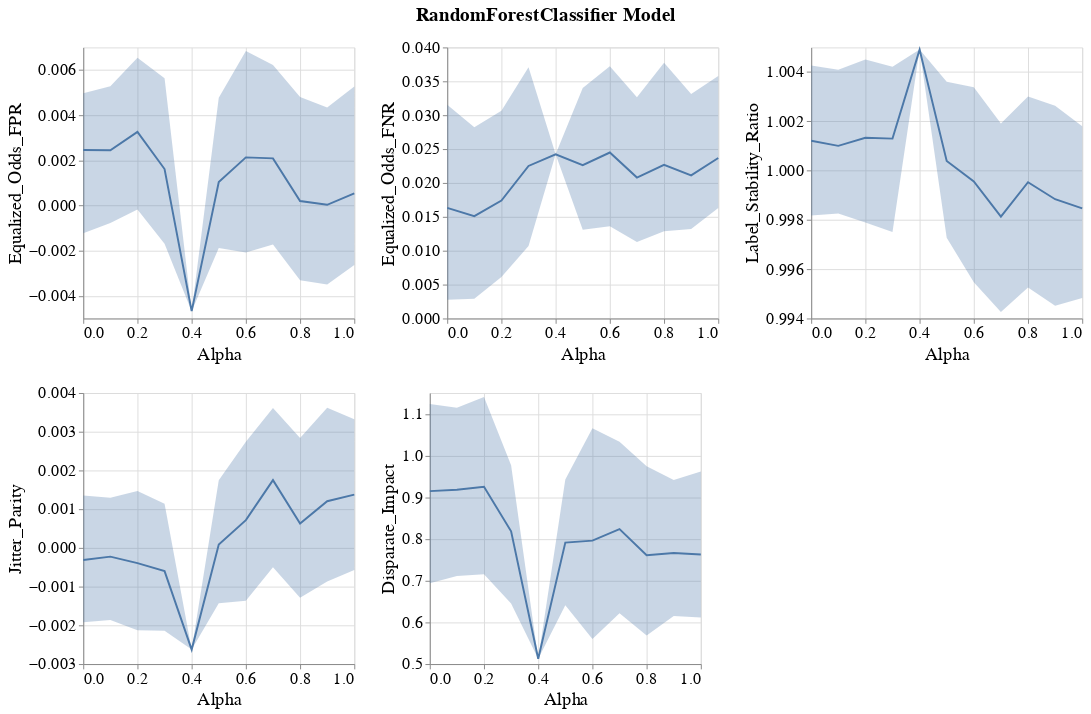

This figure's notebook cell:
### Markdown cell above
### Line band plots for group metrics

### Code cell
visualizer.create_group_metrics_line_band_plot(group='race',
                                               model_name=MODEL_NAMES[0],
                                               group_metrics=['Equalized_Odds_FPR', 'Equalized_Odds_FNR', 'Label_Stability_Ratio',
                                                              'Jitter_Parity', 'Disparate_Impact'])
